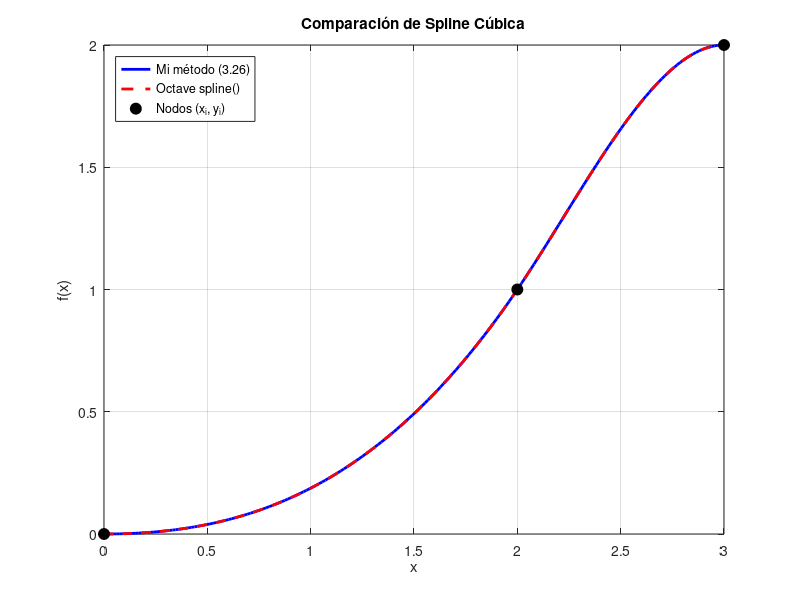

The MATLAB script that drew this image:
clear; clc; clf;

% 1. DATOS DEL PROBLEMA
x = [0 2 3];
y = [0 1 2];
d0_val = 0; % f'(0) = 0
dn_val = 0; % f'(3) = 0

n = length(x) - 1;

% 2. PASOS (h) Y PENDIENTES (delta)
h = diff(x);
delta = diff(y) ./ h;

% 3. CONSTRUCCIÓN GENÉRICA DE LA MATRIZ A Y EL VECTOR b (A*d = b)
A = zeros(n+1, n+1);
b = zeros(n+1, 1);

% Borde izquierdo: d_0 = d0_val
A(1, 1) = 1;
b(1) = d0_val;

% Borde derecho: d_n = dn_val
A(n+1, n+1) = 1;
b(n+1) = dn_val;

% Nodos interiores j = 1, ..., n-1 (Ecuación 3.26 del teórico)
for j = 1:(n-1)
    % Índices en Octave (1-based):
    % d_{j-1} -> col j, d_j -> col j+1, d_{j+1} -> col j+2
    A(j+1, j)     = h(j+1);
    A(j+1, j+1)   = 2 * (h(j) + h(j+1));
    A(j+1, j+2)   = h(j);
    
    b(j+1) = 3 * h(j+1) * delta(j) + 3 * h(j) * delta(j+1);
end

% 4. RESOLVER EL SISTEMA PARA HALLAR LAS DERIVADAS d
d = A \ b;

disp('Derivadas halladas en los nodos (d):');
disp(d);

% 5. EVALUACIÓN Y GRÁFICO DE TU MÉTODO (Fórmula 3.21)
xx = linspace(x(1), x(end), 200);
yy_mi_metodo = zeros(size(xx));

for k = 1:length(xx)
    xk = xx(k);
    
    % Determinar en qué subintervalo cae xk
    i = find(x(1:end-1) <= xk & xk <= x(2:end), 1, 'last');
    if isempty(i)
        if xk < x(1), i = 1; else i = n; end
    end
    
    s = xk - x(i);
    hi = h(i);
    
    % Aplicar la fórmula (3.21) del teórico
    term1 = ((hi - s)^2 * (hi + 2*s) / hi^3) * y(i);
    term2 = (s^2 * (3*hi - 2*s) / hi^3) * y(i+1);
    term3 = (s * (hi - s)^2 / hi^2) * d(i);
    term4 = (-s^2 * (hi - s) / hi^2) * d(i+1);
    
    yy_mi_metodo(k) = term1 + term2 + term3 + term4;
end

% 6. SPLINE NATIVO DE OCTAVE PARA COMPARAR
y_ext = [d0_val, y, dn_val]; % Agregamos derivadas en los extremos
sc = spline(x, y_ext);
yy_octave = ppval(sc, xx);

% 7. GRAFICAR Y COMPARAR
plot(xx, yy_mi_metodo, 'b-', 'LineWidth', 2, 'DisplayName', 'Mi método (3.26)');
hold on;
plot(xx, yy_octave, 'r--', 'LineWidth', 2, 'DisplayName', 'Octave spline()');
plot(x, y, 'ko', 'MarkerFaceColor', 'k', 'MarkerSize', 8, 'DisplayName', 'Nodos (x_i, y_i)');
grid on;
legend('Location', 'northwest');
title('Comparación de Spline Cúbica');
xlabel('x'); ylabel('f(x)');

% Diferencia máxima entre ambas soluciones
diff_max = max(abs(yy_mi_metodo - yy_octave));
fprintf('Diferencia máxima entre ambos métodos: %e\n', diff_max);
